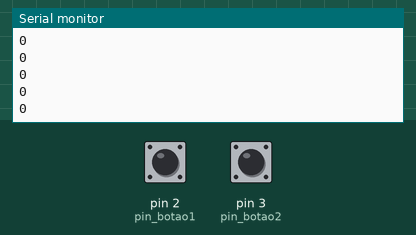
Simulated run of this sketch. Board: Arduino Uno, built with avr-gcc and run on an emulated ATmega328P. Parts: the last lines printed to the serial monitor. The inputs (shaded band) are chosen by the test bench; at power-on: pin 2 (pin_botao1) LOW, pin 3 (pin_botao2) LOW.

Above: at 1.2 s.
1.3 s: pin 2 (pin_botao1) pulled HIGH for 0.15 s
At 1.9 s:
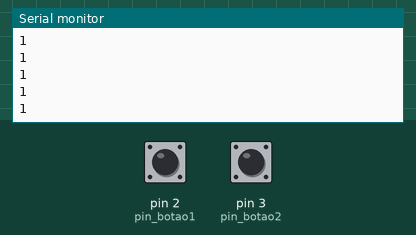
2.9 s: pin 2 (pin_botao1) pulled HIGH for 1 s
At 3.8 s:
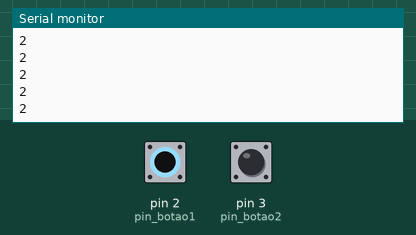
Timing chart, 0 to 5.9 s (numbered marks = the images above; inputs shaded):
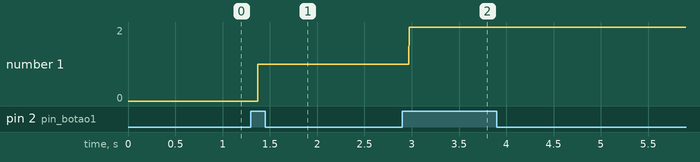

Measured:
- after the input at 1.3 s, the serial monitor: prints a new line after 0.07 s (image 1)
- after the input at 2.9 s, the serial monitor: prints a new line after 0.07 s (image 2)
- plotted number 1: 0 → 1 after the input at 1.3 s, 1 → 2 after the input at 2.9 s

The sketch:

contador_sem_repeticao.ino
```cpp
#define pin_botao1 2
#define pin_botao2 3
int cont = 0;
int tic1 = 0;
int tic2 = 0;
void setup() {
  Serial.begin(9600);
}

void loop() {
  bool botaoA = digitalRead(pin_botao1);
  bool botaoB = digitalRead(pin_botao2);

  Serial.println(cont);
 if (botaoA == 1 && tic1 == 0) {
    cont += 1;
    tic1 += 1;
  }
  if (botaoA == 0) {
    tic1 = 0;
  }

  if (botaoB == 1 && tic2 == 0) {
    cont -= 1;
    tic2 += 1;
  }
  if (botaoB == 0) {
    tic2 = 0;
  }
}
```
